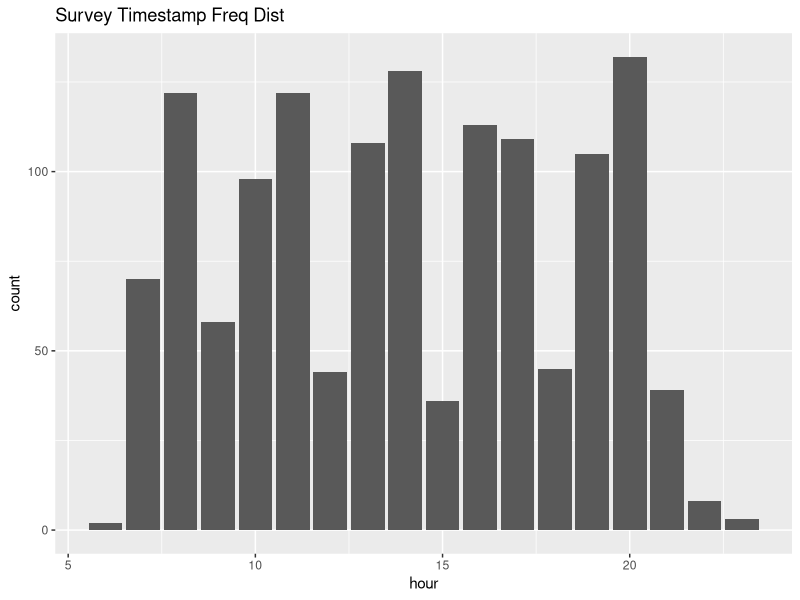
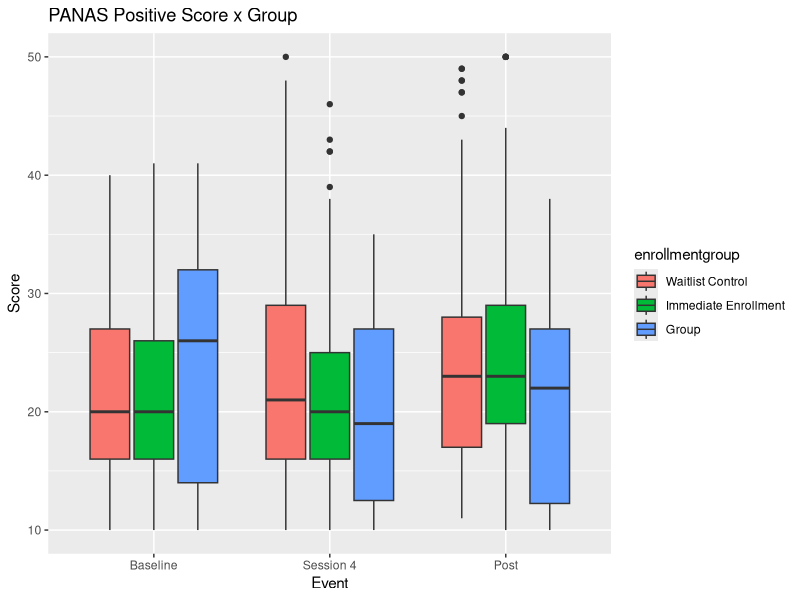
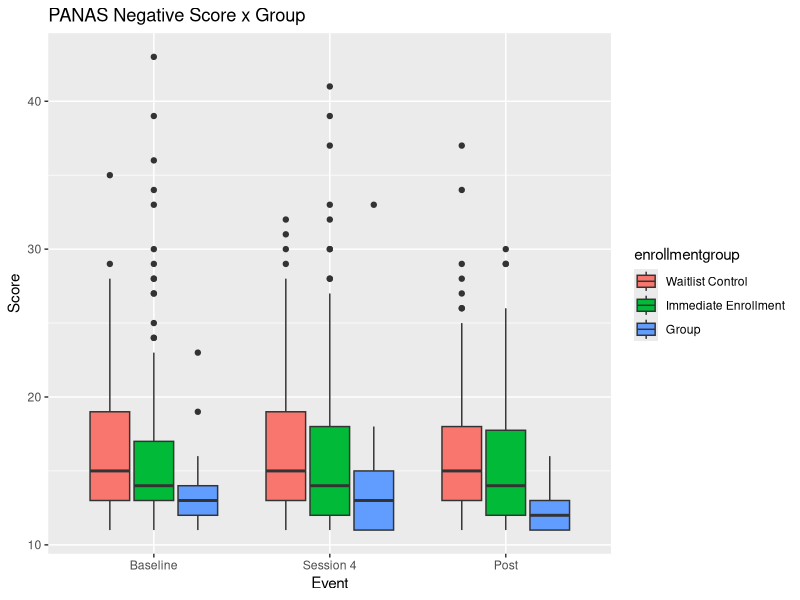
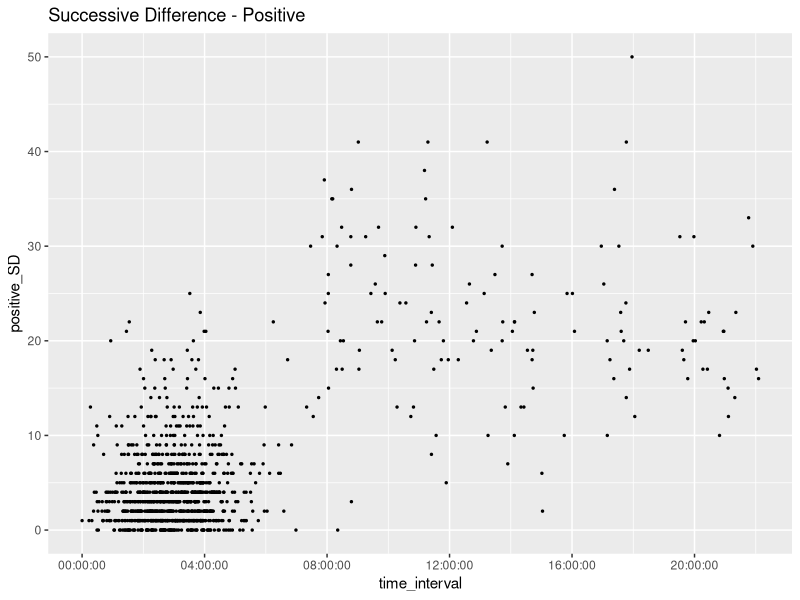
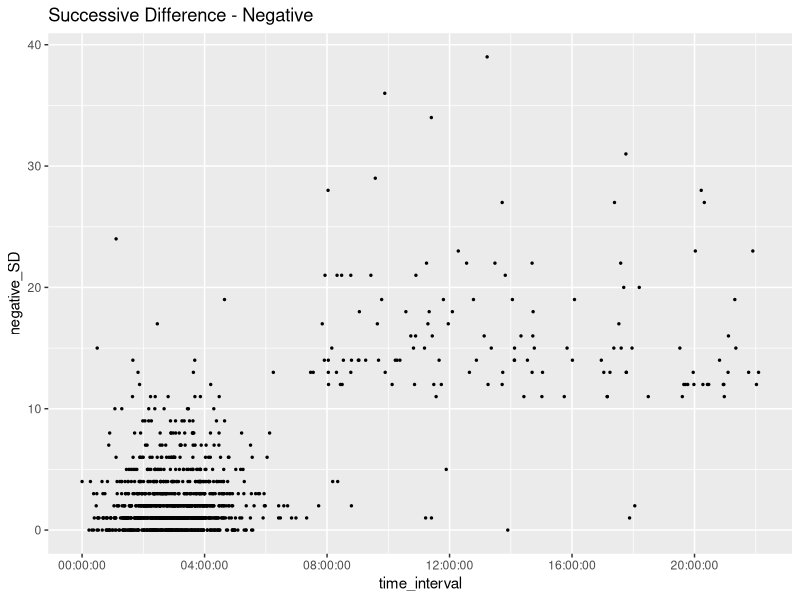
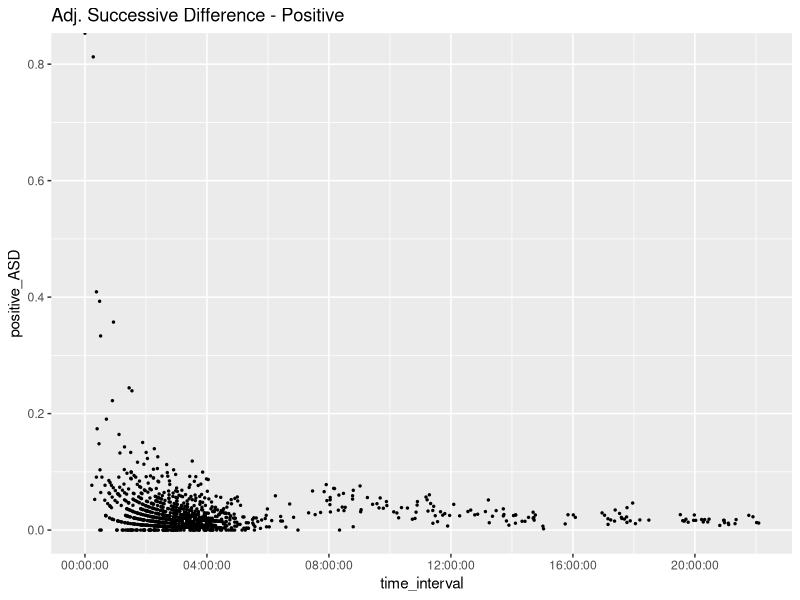
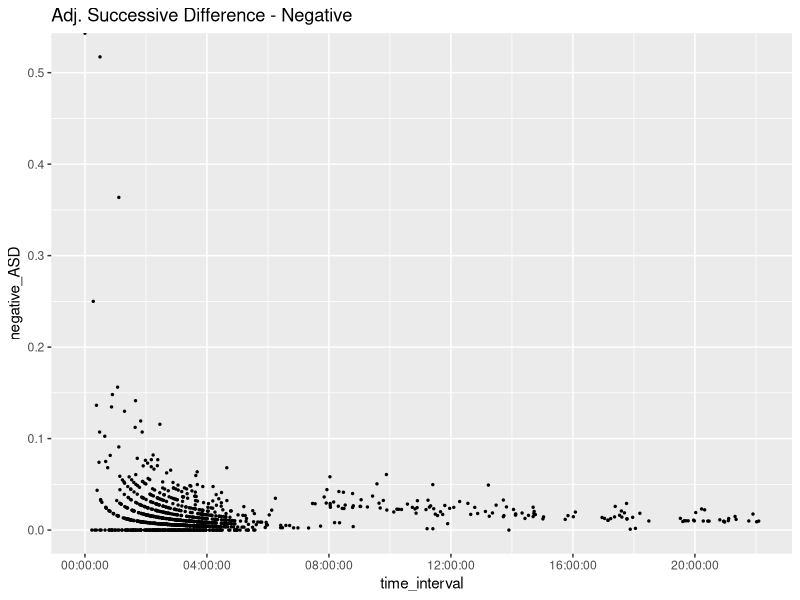
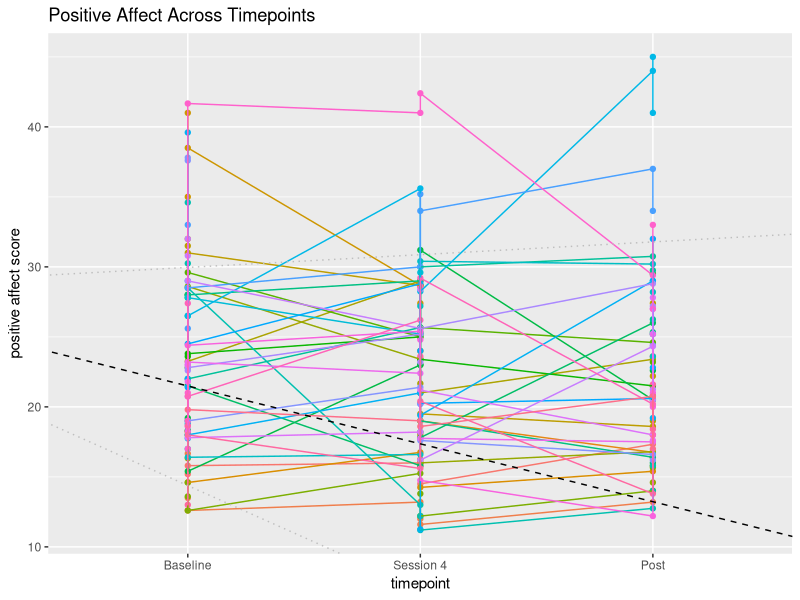

The R source for these figures, in order:
## ---- chunk 1
library(tidyverse) #data wrangling
library(dplyr) # data wrangling
library(ggpubr) # plotting
library(readr) # read_csv
library(psych) # psych statistics - MSSD
library(lme4) # mixed models
## ---- chunk 2
EMAdata <- read_csv("20230214_EMAData.csv")
View(EMAdata)
## ---- chunk 3
#transform variables to factor
EMAdata$id <- as.factor(EMAdata$id)
EMAdata$event <- as.factor(EMAdata$event) 
levels(EMAdata$event) <- c("Baseline", "Session 4", "Post")
EMAdata$enrollmentgroup <- as.factor(EMAdata$enrollmentgroup) 
levels(EMAdata$enrollmentgroup) <- c("Waitlist Control", "Immediate Enrollment", "Group")
## ---- chunk 4
#create dataframe of missing instances (completed = 0)
missingdata <- filter(EMAdata, completed == '0')
## ---- chunk 5
#create table of n missing: event x group
missing_instance <- matrix(0, 4,4)

colnames(missing_instance) <- c("Baseline", "Session4", "Post", "Total")
rownames(missing_instance) <- c("WLC", "IE", "Group", "Total")
## ---- chunk 6
missing_instance[1,1] <- length(which(missingdata$event == "baseline" & missingdata$enrollmentgroup == "0"))
missing_instance[2,1] <- length(which(missingdata$event == "baseline" & missingdata$enrollmentgroup == "1"))
missing_instance[3,1] <- length(which(missingdata$event == "baseline" & missingdata$enrollmentgroup == "2"))
missing_instance[1,2] <- length(which(missingdata$event == "session4" & missingdata$enrollmentgroup == "0"))
missing_instance[2,2] <- length(which(missingdata$event == "session4" & missingdata$enrollmentgroup == "1"))
missing_instance[3,2] <- length(which(missingdata$event == "session4" & missingdata$enrollmentgroup == "2"))
missing_instance[1,3] <- length(which(missingdata$event == "post" & missingdata$enrollmentgroup == "0"))
missing_instance[2,3] <- length(which(missingdata$event == "post" & missingdata$enrollmentgroup == "1"))
missing_instance[3,3] <- length(which(missingdata$event == "post" & missingdata$enrollmentgroup == "2"))

missing_instance[1,4] <- length(which(missingdata$enrollmentgroup == "0"))
missing_instance[2,4] <- length(which(missingdata$enrollmentgroup == "1"))
missing_instance[3,4] <- length(which(missingdata$enrollmentgroup == "2"))

missing_instance[4,1] <- length(which(missingdata$event == "baseline"))
missing_instance[4,2] <- length(which(missingdata$event == "session4"))
missing_instance[4,3] <- length(which(missingdata$event == "post"))
missing_instance[4,4] <- missing_instance[4,1] + missing_instance[4,2] + missing_instance[4,3]
## ---- chunk 7
#create dataframe of missing items (completed =1, N/A on at least 1 item)
missingitems <- filter(EMAdata, completed == "1" & (is.na(positive_score) | is.na(negative_score))) #n=9

#decision - listwise deletion (bc of low n of instances with missing items)
## ---- chunk 8
nrow(EMAdata)

EMAdata <- filter(EMAdata, !is.na(positive_score))
EMAdata <- filter(EMAdata, !is.na(negative_score))

nrow(EMAdata)
## ---- chunk 9
#create dataframe of id x completion
compliance_rate <- matrix(0, 35, 3)

colnames(compliance_rate) <- c("Group", "Completed", "ComplianceRate")
id_names <- c("12015", "12016", "12017", "12018", "12019", "12020","12021", "12022", "12023", "12024","12025", "12026", "12027", "12028", "12029", "12030", "12031", "12032", "12033", "12034", "12035", "12036", "12037", "12038", "12039", "12040", "12041","12043", "12044", "12045", "12048","12050", "12055","12056", "12057")
rownames(compliance_rate) <- id_names
## ---- chunk 10
#fill matrix col 1 with enrollment group
r = 1
n = 1

for(n in 1:35){
  ind <- which(EMAdata$id == id_names[n])
  compliance_rate[r,1] <- EMAdata$enrollmentgroup[ind[1]]
  r <- r + 1
  n <- n + 1
}

## ---- chunk 11
#fill matrix col 2 with n completed by id
r = 1
n = 1

for(n in 1:35){
  compliance_rate[r,2] <- length(which(EMAdata$id == id_names[n]))
  r <- r + 1
  n <- n + 1
  }
## ---- chunk 12
#fill matrix col 3 with compliance rate
r = 1
n = 1

for (n in 1:35){
  compliance_rate[r, 3] <- compliance_rate[r, 2]/45
  r <- r + 1
  n <- n + 1
}
## ---- chunk 13
#output min and max values
max <- which(compliance_rate == max(compliance_rate[,3]), arr.ind=TRUE)
min <- which(compliance_rate == min(compliance_rate[,3]), arr.ind=TRUE)

print(paste("Maximum compliance rate:", compliance_rate[max[1]]))
print(paste("Minimum compliance rate:", compliance_rate[min]))
## ---- chunk 14
library(lubridate)

EMAdata %>%
  mutate(hour = hour(time_participant)) %>%
  ggplot(aes(x=hour)) + geom_bar() +
  ggtitle("Survey Timestamp Freq Dist")

#? - how to change x axis ticks+labels
## ---- chunk 15
summarise_at(EMAdata, vars(positive_score, negative_score), list(mean=mean, sd=sd), na.rm=TRUE)
## ---- chunk 16
#group by event
EMAdata%>%
  group_by(event) %>%
  summarise_at(vars(positive_score, negative_score), list(mean=mean, sd=sd), na.rm=TRUE)
## ---- chunk 17
#group by enrollment
EMAdata%>%
  group_by(enrollmentgroup) %>%
  summarise_at(vars(positive_score, negative_score), list(mean=mean, sd=sd), na.rm=TRUE)
## ---- chunk 18
#create grouped boxplot - positive

ggplot(EMAdata, aes(x=event, y=positive_score, fill=enrollmentgroup)) + 
  geom_boxplot() + xlab("Event") + ylab("Score") +
  ggtitle("PANAS Positive Score x Group")
## ---- chunk 19
#create grouped boxplot - negative

ggplot(EMAdata, aes(x=event, y=negative_score, fill=enrollmentgroup)) + 
  geom_boxplot() + xlab("Event") + ylab("Score") +
  ggtitle("PANAS Negative Score x Group")
## ---- chunk 20
withinday <- EMAdata[,c('id', 'event', 'day', 'instance', 'enrollmentgroup', 'time_interval', 'positive_score', 'negative_score', "positive_SD","negative_SD")]
## ---- chunk 21
#convert time_interval from h:m:s to minutes
withinday$time_interval_min <- hour(withinday$time_interval)*60 + minute(withinday$time_interval)

withinday <- withinday %>%
  relocate("time_interval_min", .after="time_interval")
## ---- chunk 22
# scatter plot of ASD x time interval (hour)
ggplot(withinday, aes(x = time_interval, y=positive_SD)) + geom_point(size = 0.5) +
  ggtitle("Successive Difference - Positive")
  
ggplot(withinday, aes(x = time_interval, y=negative_SD)) + geom_point(size = 0.5) +
  ggtitle("Successive Difference - Negative")
## ---- chunk 23
pos_ASD <- vector()

for(i in 1:1342){
  pos_ASD <- append(pos_ASD, c(withinday$positive_SD[i] / withinday$time_interval_min[i]))
  
  i = i + 1
}

head(pos_ASD)
## ---- chunk 24
#create positive ASD variable
withinday$positive_ASD <- pos_ASD
## ---- chunk 25
neg_ASD <- vector()

for(i in 1:1342){
  neg_ASD <- append(neg_ASD, c(withinday$negative_SD[i] / withinday$time_interval_min[i]))
  
  i = i + 1
}

head(neg_ASD)
## ---- chunk 26
#create negative ASD variable
withinday$negative_ASD <- neg_ASD
## ---- chunk 27
# scatter plot of ASD x time interval (hour)
ggplot(withinday, aes(x = time_interval, y=positive_ASD)) + geom_point(size = 0.5) +
  ggtitle("Adj. Successive Difference - Positive")
  
ggplot(withinday, aes(x = time_interval, y=negative_ASD)) + geom_point(size = 0.5) +
  ggtitle("Adj. Successive Difference - Negative")
## ---- chunk 28
#initialize matrix
betweenday <- EMAdata[,c('id', 'event', 'day', 'instance', 'enrollmentgroup')]

betweenday$positive_mean <- 0
betweenday$negative_mean <- 0
## ---- chunk 29
#reformat  
x = 1

for (x in 1:15){
  if(x != 1 & x != 6 & x != 11){
    betweenday <- betweenday[!(betweenday$instance == x),]
  }
  x = x + 1
}
## ---- chunk 30
#fill positive mean

r = 1
mean_vec <- vector()

for(r in 1:35){ #number of ids
  
  d = 1
  
  for(d in 1:9){ #number of days
      
    x = 1
    score <- vector()
    
    score_i <- which(EMAdata$day == d & EMAdata$id == id_names[r])
      
    for(x in 1:length(score_i)){
      
      score <- append(score, c(EMAdata$positive_score[score_i[x]]))
      
    x = x + 1
    }
      
    score_mean <- round((mean(score, na.rm = TRUE)), digits = 2)
    if(is.nan(score_mean)) {score_mean <- NA} 
      
    mean_vec <- append(mean_vec, c(score_mean))
      
  d = d + 1
  }
r = r + 1
}

i = 1

for(i in 1:272){
  betweenday$positive_mean[i] <- mean_vec[i]
}
## ---- chunk 31
#fill negative mean
i = 1
r = 1

mean_vec <- vector()

for(r in 1:35){
  
  d = 1
  
  for(d in 1:9){
      
    x = 1
    score <- vector()
    
    score_i <- which(EMAdata$day == d & EMAdata$id == id_names[r])
      
    for(x in 1:length(score_i)){
      
      score <- append(score, c(EMAdata$negative_score[score_i[x]]))
      
    x = x+1
    }
      
    score_mean <- round((mean(score, na.rm = TRUE)), digits = 2)
    if(is.nan(score_mean)) {score_mean <- NA} 
      
    mean_vec <- append(mean_vec, c(score_mean))
      
  d = d + 1
  }
r = r + 1
}

for(i in 1:272){
  betweenday$negative_mean[i] <- mean_vec[i]
}
## ---- chunk 32
#error correction
betweenday$positive_mean[33] <- 27.4
betweenday$negative_mean[33] <- 22.0 

betweenday$positive_mean[66] <- 21.5
betweenday$negative_mean[66] <- 12.0

betweenday$positive_mean[104] <- 16.4
betweenday$negative_mean[104] <- 12.6

betweenday$positive_mean[156] <- 28.8
betweenday$negative_mean[156] <- 24.6

betweenday$positive_mean[160] <- 32.0
betweenday$negative_mean[160] <- 23.0

betweenday$positive_mean[161] <- 29.0
betweenday$negative_mean[161] <- 23.4

betweenday$positive_mean[162] <- 25.6
betweenday$negative_mean[162] <- 20.4

betweenday$positive_mean[271] <- 20.75
betweenday$negative_mean[271] <- 13.75
## ---- chunk 33
# initialize LT-MSSD matrix

lt_mssd <- matrix(0, 35, 2)

colnames(lt_mssd) <- c("MSSD_pos", "MSSD_neg")
rownames(lt_mssd) <- id_names
## ---- chunk 34
mssd(betweenday$positive_mean, group = betweenday$id, lag = 1, na.rm = TRUE)

for(i in 1:35){
  lt_mssd[1,1]
}
## ---- chunk 35
#create EMA_mm without "Group"

EMA_mm <- filter(EMAdata, enrollmentgroup != "Group")
betweenday_mm <- filter(betweenday, enrollmentgroup != "Group")
## ---- chunk 36
#mixed models, repeated measures analysis of variance with REML
library(lmerTest)

lme_pos <- lmer(positive_mean ~ enrollmentgroup * event + (1|id), data=betweenday_mm)
  
  #fixed effects: enrollmentgroup, event, event*enrollmentgroup
  #random effects: ID

summary(lme_pos)
anova(lme_pos) 
## ---- chunk 37
#mixed models, repeated measures analysis of variance with REML

lme_neg <- lmer(negative_mean ~ enrollmentgroup * event + (1|id), data=betweenday_mm)
  
  #fixed effects: enrollmentgroup, event, event*enrollmentgroup
  #random effects: ID

summary(lme_neg)
anova(lme_neg) 
## ---- chunk 38
# Positive Affect plot
xlabels <- c("Baseline", "Session 4", "Post")

#create trendline
ci_panaspos <- confint(lme_pos, method="boot", nsim=10)
ci_panaspos <- tibble::rownames_to_column(data.frame(ci_panaspos), "Term") 
colnames(ci_panaspos)<- c("Term", "CI 2.5%", "CI 97.5%")
as.tibble(ci_panaspos)

#Plot model - positive
panaspos_ggplot<- ggplot(data= betweenday_mm, 
       aes(y=positive_mean, x=event, color=id, group=id)) + 
  geom_point() + geom_line() +
  ggtitle("Positive Affect Across Timepoints") + 
  labs(y = "positive affect score", x = "timepoint") +
  theme(legend.position = "none") + 
  scale_x_discrete(labels = xlabels) +
  geom_abline(intercept = fixef(lme_pos)[1], #Regression Line (RL).
              slope=fixef(lme_pos)[2], col="black", linetype = "dashed") +                 
  geom_abline(intercept = ci_panaspos$`CI 97.5%`[3], 
              slope=ci_panaspos$`CI 97.5%`[4], col="grey", linetype = "dotted") + #Upper Bound of RL
  geom_abline(intercept = ci_panaspos$`CI 2.5%`[3], 
              slope=ci_panaspos$`CI 2.5%`[4], col="grey", linetype= "dotted") #Lower Bound of RL
  
panaspos_ggplot
## ---- chunk 39
# Negative Affect plot
xlabels <- c("Baseline", "Session 4", "Post")

#create trendline
ci_panasneg <- confint(lme_neg, method="boot", nsim=10)
ci_panasneg <- tibble::rownames_to_column(data.frame(ci_panasneg), "Term") 
colnames(ci_panasneg)<- c("Term", "CI 2.5%", "CI 97.5%")
as.tibble(ci_panasneg)

#Plot model 
panasneg_ggplot<- ggplot(data= betweenday_mm, 
       aes(y=negative_mean, x=event, color=id, group=id)) + 
  geom_point() + geom_line() +
  ggtitle("Negative Affect Across Timepoints") + 
  labs(y = "negative affect score", x = "timepoint") +
  theme(legend.position = "none") + 
  scale_x_discrete(labels = xlabels) +
  geom_abline(intercept = fixef(lme_neg)[1], #Regression Line (RL).
              slope=fixef(lme_neg)[2], col="black", linetype = "dashed") +                 
  geom_abline(intercept = ci_panasneg$`CI 97.5%`[3], 
              slope=ci_panasneg$`CI 97.5%`[4], col="grey", linetype = "dotted") + #Upper Bound of RL
  geom_abline(intercept = ci_panasneg$`CI 2.5%`[3], 
              slope=ci_panasneg$`CI 2.5%`[4], col="grey", linetype= "dotted") #Lower Bound of RL

panasneg_ggplot
## ---- chunk 40
betweenday_mm$day <- as.factor(betweenday_mm$day)
levels(betweenday_mm$day) <- c("Day 1", "Day 2", "Day 3", "Day 4", "Day 5", "Day 6", "Day 7", "Day 8", "Day 9")
## ---- chunk 41
#mixed models, repeated measures analysis of variance with REML

lme_pos <- lmer(positive_mean ~ enrollmentgroup * day + (1|id), data=betweenday_mm)
  
  #fixed effects: enrollmentgroup, event, event*enrollmentgroup
  #random effects: ID

anova(lme_pos) 

summary(lme_pos)
## ---- chunk 42
#mixed models, repeated measures analysis of variance with REML

lme_neg <- lmer(negative_mean ~ enrollmentgroup * day + (1|id), data=betweenday_mm)
  
  #fixed effects: enrollmentgroup, event, event*enrollmentgroup
  #random effects: ID

anova(lme_neg) 

summary(lme_neg)
## ---- chunk 43
# Positive Affect plot
xlabels <- c("Day 1", "Day 2", "Day 3", "Day 4", "Day 5", "Day 6", "Day 7", "Day 8", "Day 9")

#Plot model - positive
panaspos_ggplot<- ggplot(data= betweenday_mm, 
       aes(y=positive_mean, x=day, color=id, group=id)) + 
  geom_point() + geom_line() +
  ggtitle("Positive Affect Across Days") + 
  labs(y = "positive affect score", x = "day") +
  theme(legend.position = "none") + 
  scale_x_discrete(labels = xlabels) 
 
panaspos_ggplot
## ---- chunk 44
# Negative Affect plot
xlabels <- c("Day 1", "Day 2", "Day 3", "Day 4", "Day 5", "Day 6", "Day 7", "Day 8", "Day 9")

#Plot model - positive
panaspos_ggplot<- ggplot(data= betweenday_mm, 
       aes(y=negative_mean, x=day, color=id, group=id)) + 
  geom_point() + geom_line() +
  ggtitle("Negative Affect Across Days") + 
  labs(y = "negative affect score", x = "day") +
  theme(legend.position = "none") + 
  scale_x_discrete(labels = xlabels)

panaspos_ggplot
## ---- chunk 45
EMA_mm$instance <- as.factor(EMA_mm$instance)
levels(EMA_mm$instance) <- c("1", "2","3","4","5","6","7","8","9","10","11","12","13","14","15")
## ---- chunk 46
#mixed models, repeated measures analysis of variance with REML
lme_pos <- lmer(positive_score ~ enrollmentgroup * instance + (1|id), data= EMA_mm)

anova(lme_pos) 
summary(lme_pos)
## ---- chunk 47
#mixed models, repeated measures analysis of variance with REML
lme_neg <- lmer(negative_score ~ enrollmentgroup * instance + (1|id), data= EMA_mm)

anova(lme_neg) 
summary(lme_neg)
## ---- chunk 48
# Positive Affect plot @ Baseline
EMA_baseline <- filter(EMA_mm, event == "Baseline")
  
#Plot model - positive
instance_pos<- ggplot(data= EMA_baseline, 
       aes(y=positive_score, x=instance, color=id, group=id)) + 
  geom_point() + geom_line() +
  ggtitle("Positive Affect Across Instance @ Baseline") + 
  labs(y = "positive affect score", x = "instance") +
  theme(legend.position = "none") 

instance_pos
## ---- chunk 49
# Positive Affect plot @ Session 4
EMA_session4 <- filter(EMA_mm, event == "Session 4")
  
#Plot model - positive
instance_pos<- ggplot(data= EMA_session4, 
       aes(y=positive_score, x=instance, color=id, group=id)) + 
  geom_point() + geom_line() +
  ggtitle("Positive Affect Across Instance @ Session4") + 
  labs(y = "positive affect score", x = "instance") +
  theme(legend.position = "none") 

instance_pos
## ---- chunk 50
# Positive Affect plot @ Post
EMA_post <- filter(EMA_mm, event == "Post")
  
#Plot model - positive
instance_pos<- ggplot(data= EMA_post, 
       aes(y=positive_score, x=instance, color=id, group=id)) + 
  geom_point() + geom_line() +
  ggtitle("Positive Affect Across Instance @ Post") + 
  labs(y = "positive affect score", x = "instance") +
  theme(legend.position = "none") 

instance_pos
## ---- chunk 51
# Negative Affect plot @ Baseline

instance_neg<- ggplot(data= EMA_baseline, 
       aes(y=negative_score, x=instance, color=id, group=id)) + 
  geom_point() + geom_line() +
  ggtitle("Negative Affect Across Instance  @ Baseline") + 
  labs(y = "negative affect score", x = "instance") +
  theme(legend.position = "none") 

instance_neg
## ---- chunk 52
# Negative Affect plot @ Session 4

instance_neg<- ggplot(data= EMA_session4, 
       aes(y=negative_score, x=instance, color=id, group=id)) + 
  geom_point() + geom_line() +
  ggtitle("Negative Affect Across Instance  @ Session 4") + 
  labs(y = "negative affect score", x = "instance") +
  theme(legend.position = "none") 

instance_neg
## ---- chunk 53
# Negative Affect plot @ Post

instance_neg<- ggplot(data= EMA_post, 
       aes(y=negative_score, x=instance, color=id, group=id)) + 
  geom_point() + geom_line() +
  ggtitle("Negative Affect Across Instance  @ Post") + 
  labs(y = "negative affect score", x = "instance") +
  theme(legend.position = "none") 

instance_neg
